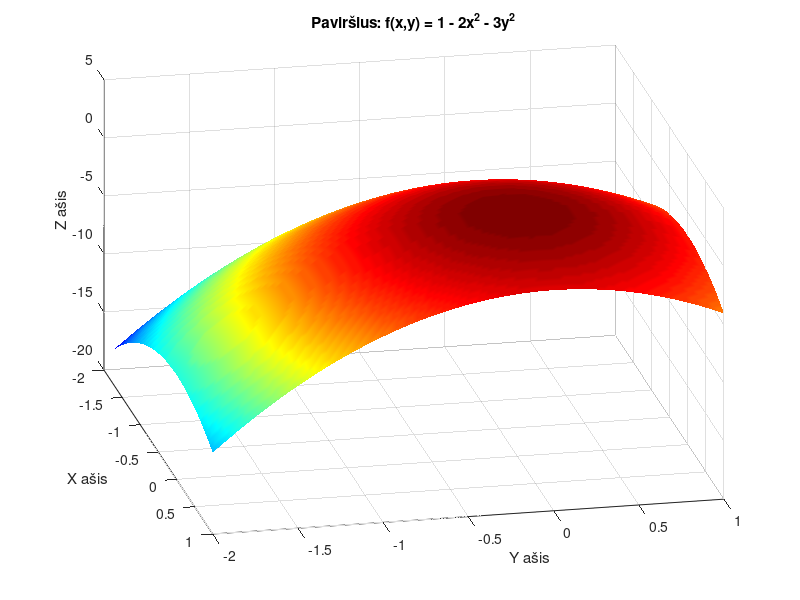
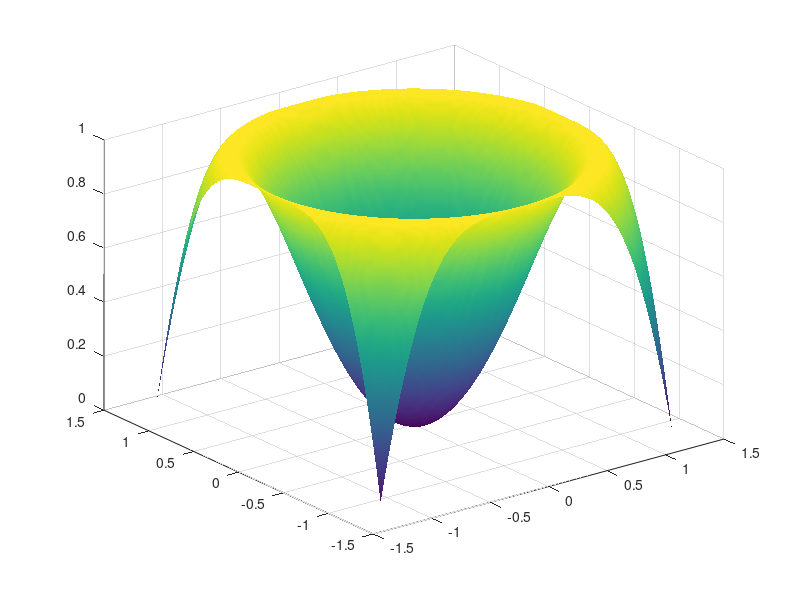

The MATLAB source for these figures, in order: (Note: this script raises an error after producing the figures.)
clear; clc; close all;

x = linspace(-2, 1, 100);
y = linspace(-2, 1, 100);

[X, Y] = meshgrid(x, y);

Z = 1 - 2.*X.^2 - 3.*Y.^2;

figure;
surf(X, Y, Z);

shading interp;
colormap('jet');

view(78, 30); 

title('Paviršius: f(x,y) = 1 - 2x^2 - 3y^2');
xlabel('X ašis');
ylabel('Y ašis');
zlabel('Z ašis');
grid on;


x = (2 * rand(1, 200) - 1) .* sqrt(pi / 2);
y = (2 * rand(1, 200) - 1) .* sqrt(pi / 2);


x_lin = linspace(min(x), max(x), 100);
y_lin = linspace(min(y), max(y), 100);
[X, Y] = meshgrid(x_lin, y_lin);

Z = sin(X.^2 + Y.^2);

figure;
surf(X, Y, Z);

shading interp;
colormap('parula');

view(45, 30);

title('Paviršius: f(x,y) = sin(x^2 + y^2)');
xlabel('X ašis');
ylabel('Y ašis');
zlabel('Z ašis');
grid on;
